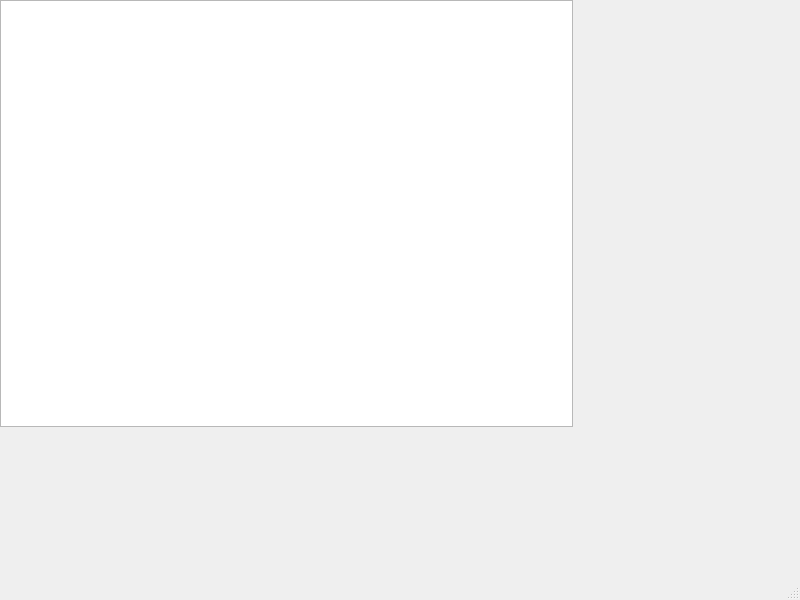
<?xml version="1.0" encoding="UTF-8"?>
<ui version="4.0">
 <class>MainWindow</class>
 <widget class="QMainWindow" name="MainWindow">
  <property name="geometry">
   <rect>
    <x>0</x>
    <y>0</y>
    <width>800</width>
    <height>600</height>
   </rect>
  </property>
  <property name="windowTitle">
   <string>MainWindow</string>
  </property>
  <widget class="QWidget" name="centralwidget">
   <widget class="QTreeView" name="view">
    <property name="geometry">
     <rect>
      <x>0</x>
      <y>0</y>
      <width>573</width>
      <height>427</height>
     </rect>
    </property>
    <property name="alternatingRowColors">
     <bool>true</bool>
    </property>
    <property name="selectionBehavior">
     <enum>QAbstractItemView::SelectItems</enum>
    </property>
    <property name="horizontalScrollMode">
     <enum>QAbstractItemView::ScrollPerPixel</enum>
    </property>
    <property name="animated">
     <bool>false</bool>
    </property>
    <property name="allColumnsShowFocus">
     <bool>true</bool>
    </property>
   </widget>
  </widget>
  <widget class="QMenuBar" name="menubar">
   <property name="geometry">
    <rect>
     <x>0</x>
     <y>0</y>
     <width>800</width>
     <height>21</height>
    </rect>
   </property>
  </widget>
  <widget class="QStatusBar" name="statusbar"/>
 </widget>
 <resources/>
 <connections/>
</ui>
